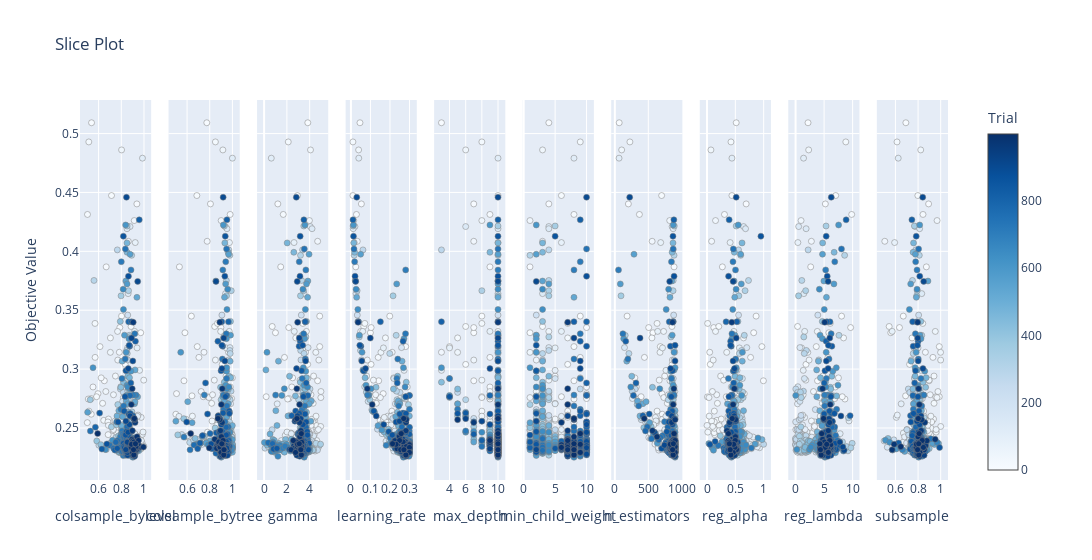

The notebook cell this image was saved under:
### Markdown cell above
Der optimierte XGBoost-Algorithmus zeigt eine Verbesserung des RMSPE bei höheren Lernraten zwischen 0.2 und 0.3. Zudem führte eine erhöhte Anzahl an n_estimators zu besseren Ergebnissen, wobei der RMSPE bei etwa 750 Estimators zu stagnieren beginnt. Die optimale max_depth liegt bei ca. 10, während kleinere Werte zu einer höheren Varianz im RMSPE führen, was auf eine instabile Modellleistung bei geringerer Tiefe hinweist. Insgesamt zeigen diese Einstellungen eine deutliche Verbesserung der Modellgenauigkeit.

### Code cell
# Parameteranalyse der Studie
optuna.visualization.plot_slice(study)

### Figure 1 — Plotly figure (JSON) as saved in the notebook; plotly's stock layout.template omitted (floating-point values rounded to 4 significant figures; data arrays with more than 128 entries replaced by an {"elided": "..."} marker saying what was removed)
{"data": [{"marker": {"color": {"elided": "1000 int values"}, "colorbar": {"title": {"text": "Trial"}, "x": 1, "xpad": 40}, "colorscale": [[0, "rgb(247,251,255)"], [0.125, "rgb(222,235,247)"], [0.25, "rgb(198,219,239)"], [0.375, "rgb(158,202,225)"], [0.5, "rgb(107,174,214)"], [0.625, "rgb(66,146,198)"], [0.75, "rgb(33,113,181)"], [0.875, "rgb(8,81,156)"], [1, "rgb(8,48,107)"]], "line": {"color": "Grey", "width": 0.5}, "showscale": true}, "mode": "markers", "name": "Feasible Trial", "showlegend": false, "type": "scatter", "x": {"elided": "1000 float values"}, "xaxis": "x", "y": {"elided": "1000 float values"}, "yaxis": "y"}, {"marker": {"color": {"elided": "1000 int values"}, "colorbar": {"title": {"text": "Trial"}, "x": 1, "xpad": 40}, "colorscale": [[0, "rgb(247,251,255)"], [0.125, "rgb(222,235,247)"], [0.25, "rgb(198,219,239)"], [0.375, "rgb(158,202,225)"], [0.5, "rgb(107,174,214)"], [0.625, "rgb(66,146,198)"], [0.75, "rgb(33,113,181)"], [0.875, "rgb(8,81,156)"], [1, "rgb(8,48,107)"]], "line": {"color": "Grey", "width": 0.5}, "showscale": false}, "mode": "markers", "name": "Feasible Trial", "showlegend": false, "type": "scatter", "x": {"elided": "1000 float values"}, "xaxis": "x2", "y": {"elided": "1000 float values"}, "yaxis": "y2"}, {"marker": {"color": {"elided": "1000 int values"}, "colorbar": {"title": {"text": "Trial"}, "x": 1, "xpad": 40}, "colorscale": [[0, "rgb(247,251,255)"], [0.125, "rgb(222,235,247)"], [0.25, "rgb(198,219,239)"], [0.375, "rgb(158,202,225)"], [0.5, "rgb(107,174,214)"], [0.625, "rgb(66,146,198)"], [0.75, "rgb(33,113,181)"], [0.875, "rgb(8,81,156)"], [1, "rgb(8,48,107)"]], "line": {"color": "Grey", "width": 0.5}, "showscale": false}, "mode": "markers", "name": "Feasible Trial", "showlegend": false, "type": "scatter", "x": {"elided": "1000 float values"}, "xaxis": "x3", "y": {"elided": "1000 float values"}, "yaxis": "y3"}, {"marker": {"color": {"elided": "1000 int values"}, "colorbar": {"title": {"text": "Trial"}, "x": 1, "xpad": 40}, "colorscale": [[0, "rgb(247,251,255)"], [0.125, "rgb(222,235,247)"], [0.25, "rgb(198,219,239)"], [0.375, "rgb(158,202,225)"], [0.5, "rgb(107,174,214)"], [0.625, "rgb(66,146,198)"], [0.75, "rgb(33,113,181)"], [0.875, "rgb(8,81,156)"], [1, "rgb(8,48,107)"]], "line": {"color": "Grey", "width": 0.5}, "showscale": false}, "mode": "markers", "name": "Feasible Trial", "showlegend": false, "type": "scatter", "x": {"elided": "1000 float values"}, "xaxis": "x4", "y": {"elided": "1000 float values"}, "yaxis": "y4"}, {"marker": {"color": {"elided": "1000 int values"}, "colorbar": {"title": {"text": "Trial"}, "x": 1, "xpad": 40}, "colorscale": [[0, "rgb(247,251,255)"], [0.125, "rgb(222,235,247)"], [0.25, "rgb(198,219,239)"], [0.375, "rgb(158,202,225)"], [0.5, "rgb(107,174,214)"], [0.625, "rgb(66,146,198)"], [0.75, "rgb(33,113,181)"], [0.875, "rgb(8,81,156)"], [1, "rgb(8,48,107)"]], "line": {"color": "Grey", "width": 0.5}, "showscale": false}, "mode": "markers", "name": "Feasible Trial", "showlegend": false, "type": "scatter", "x": {"elided": "1000 int values"}, "xaxis": "x5", "y": {"elided": "1000 float values"}, "yaxis": "y5"}, {"marker": {"color": {"elided": "1000 int values"}, "colorbar": {"title": {"text": "Trial"}, "x": 1, "xpad": 40}, "colorscale": [[0, "rgb(247,251,255)"], [0.125, "rgb(222,235,247)"], [0.25, "rgb(198,219,239)"], [0.375, "rgb(158,202,225)"], [0.5, "rgb(107,174,214)"], [0.625, "rgb(66,146,198)"], [0.75, "rgb(33,113,181)"], [0.875, "rgb(8,81,156)"], [1, "rgb(8,48,107)"]], "line": {"color": "Grey", "width": 0.5}, "showscale": false}, "mode": "markers", "name": "Feasible Trial", "showlegend": false, "type": "scatter", "x": {"elided": "1000 int values"}, "xaxis": "x6", "y": {"elided": "1000 float values"}, "yaxis": "y6"}, {"marker": {"color": {"elided": "1000 int values"}, "colorbar": {"title": {"text": "Trial"}, "x": 1, "xpad": 40}, "colorscale": [[0, "rgb(247,251,255)"], [0.125, "rgb(222,235,247)"], [0.25, "rgb(198,219,239)"], [0.375, "rgb(158,202,225)"], [0.5, "rgb(107,174,214)"], [0.625, "rgb(66,146,198)"], [0.75, "rgb(33,113,181)"], [0.875, "rgb(8,81,156)"], [1, "rgb(8,48,107)"]], "line": {"color": "Grey", "width": 0.5}, "showscale": false}, "mode": "markers", "name": "Feasible Trial", "showlegend": false, "type": "scatter", "x": {"elided": "1000 int values"}, "xaxis": "x7", "y": {"elided": "1000 float values"}, "yaxis": "y7"}, {"marker": {"color": {"elided": "1000 int values"}, "colorbar": {"title": {"text": "Trial"}, "x": 1, "xpad": 40}, "colorscale": [[0, "rgb(247,251,255)"], [0.125, "rgb(222,235,247)"], [0.25, "rgb(198,219,239)"], [0.375, "rgb(158,202,225)"], [0.5, "rgb(107,174,214)"], [0.625, "rgb(66,146,198)"], [0.75, "rgb(33,113,181)"], [0.875, "rgb(8,81,156)"], [1, "rgb(8,48,107)"]], "line": {"color": "Grey", "width": 0.5}, "showscale": false}, "mode": "markers", "name": "Feasible Trial", "showlegend": false, "type": "scatter", "x": {"elided": "1000 float values"}, "xaxis": "x8", "y": {"elided": "1000 float values"}, "yaxis": "y8"}, {"marker": {"color": {"elided": "1000 int values"}, "colorbar": {"title": {"text": "Trial"}, "x": 1, "xpad": 40}, "colorscale": [[0, "rgb(247,251,255)"], [0.125, "rgb(222,235,247)"], [0.25, "rgb(198,219,239)"], [0.375, "rgb(158,202,225)"], [0.5, "rgb(107,174,214)"], [0.625, "rgb(66,146,198)"], [0.75, "rgb(33,113,181)"], [0.875, "rgb(8,81,156)"], [1, "rgb(8,48,107)"]], "line": {"color": "Grey", "width": 0.5}, "showscale": false}, "mode": "markers", "name": "Feasible Trial", "showlegend": false, "type": "scatter", "x": {"elided": "1000 float values"}, "xaxis": "x9", "y": {"elided": "1000 float values"}, "yaxis": "y9"}, {"marker": {"color": {"elided": "1000 int values"}, "colorbar": {"title": {"text": "Trial"}, "x": 1, "xpad": 40}, "colorscale": [[0, "rgb(247,251,255)"], [0.125, "rgb(222,235,247)"], [0.25, "rgb(198,219,239)"], [0.375, "rgb(158,202,225)"], [0.5, "rgb(107,174,214)"], [0.625, "rgb(66,146,198)"], [0.75, "rgb(33,113,181)"], [0.875, "rgb(8,81,156)"], [1, "rgb(8,48,107)"]], "line": {"color": "Grey", "width": 0.5}, "showscale": false}, "mode": "markers", "name": "Feasible Trial", "showlegend": false, "type": "scatter", "x": {"elided": "1000 float values"}, "xaxis": "x10", "y": {"elided": "1000 float values"}, "yaxis": "y10"}], "layout": {"title": {"text": "Slice Plot"}, "width": 3000, "xaxis": {"anchor": "y", "domain": [0, 0.082], "title": {"text": "colsample_bylevel"}}, "xaxis10": {"anchor": "y10", "domain": [0.918, 1.0], "title": {"text": "subsample"}}, "xaxis2": {"anchor": "y2", "domain": [0.102, 0.184], "title": {"text": "colsample_bytree"}}, "xaxis3": {"anchor": "y3", "domain": [0.204, 0.286], "title": {"text": "gamma"}}, "xaxis4": {"anchor": "y4", "domain": [0.306, 0.388], "title": {"text": "learning_rate"}}, "xaxis5": {"anchor": "y5", "domain": [0.408, 0.49], "title": {"text": "max_depth"}}, "xaxis6": {"anchor": "y6", "domain": [0.51, 0.592], "title": {"text": "min_child_weight"}}, "xaxis7": {"anchor": "y7", "domain": [0.612, 0.694], "title": {"text": "n_estimators"}}, "xaxis8": {"anchor": "y8", "domain": [0.714, 0.796], "title": {"text": "reg_alpha"}}, "xaxis9": {"anchor": "y9", "domain": [0.816, 0.898], "title": {"text": "reg_lambda"}}, "yaxis": {"anchor": "x", "domain": [0, 1], "title": {"text": "Objective Value"}}, "yaxis10": {"anchor": "x10", "domain": [0, 1], "matches": "y", "showticklabels": false}, "yaxis2": {"anchor": "x2", "domain": [0, 1], "matches": "y", "showticklabels": false}, "yaxis3": {"anchor": "x3", "domain": [0, 1], "matches": "y", "showticklabels": false}, "yaxis4": {"anchor": "x4", "domain": [0, 1], "matches": "y", "showticklabels": false}, "yaxis5": {"anchor": "x5", "domain": [0, 1], "matches": "y", "showticklabels": false}, "yaxis6": {"anchor": "x6", "domain": [0, 1], "matches": "y", "showticklabels": false}, "yaxis7": {"anchor": "x7", "domain": [0, 1], "matches": "y", "showticklabels": false}, "yaxis8": {"anchor": "x8", "domain": [0, 1], "matches": "y", "showticklabels": false}, "yaxis9": {"anchor": "x9", "domain": [0, 1], "matches": "y", "showticklabels": false}}}
